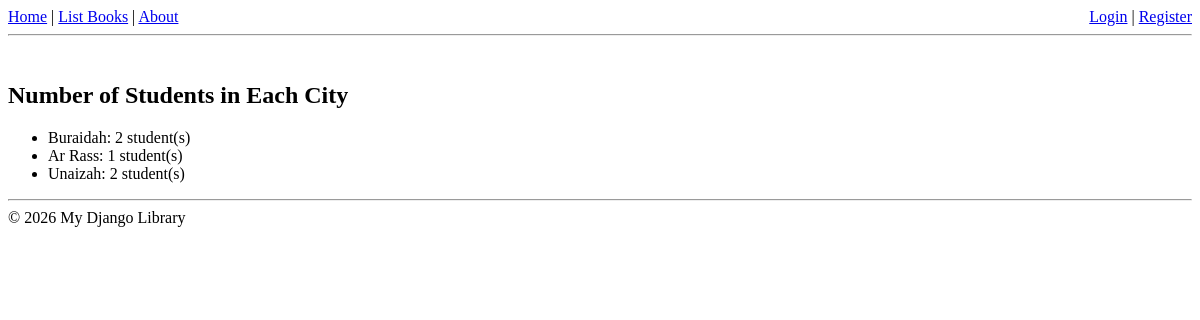
/books/lab8/task7, run on an earlier commit of the app's database.
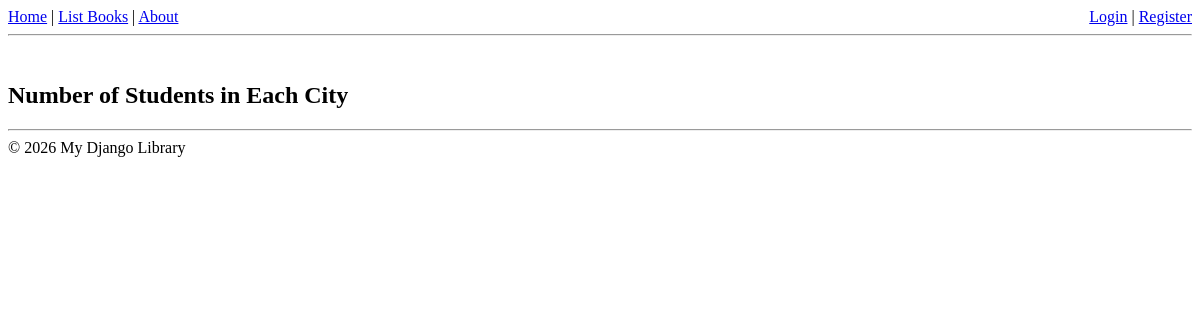
And on a later commit of the database.
### apps/bookmodule/models.py (models this page shows, shortened)
class Address(models.Model):
    city = models.CharField(max_length=50)

### apps/bookmodule/views.py (the view)
# urls.py: path('lab8/task7', views.task7, name="books.task7"),
def task7(request):
    city_counts = Address.objects.annotate(student_count=Count('student'))
    return render(request, 'bookmodule/task7.html', {'city_counts': city_counts})

### apps/templates/bookmodule/task7.html (shortened to what this page needs)
{% extends "layouts/base.html" %}
{% block content %}
<br><h2>Number of Students in Each City</h2>
<ul>
    {% for city in city_counts %}
        <li>{{ city.city }}: {{ city.student_count }} student(s)</li>
    {% endfor %}
</ul>
{% endblock content %}

What changed in the data, as far as the page shows it:
removed Address: city "Buraidah", student_count "2"
removed Address: city "Ar Rass", student_count "1"
removed Address: city "Unaizah", student_count "2"
